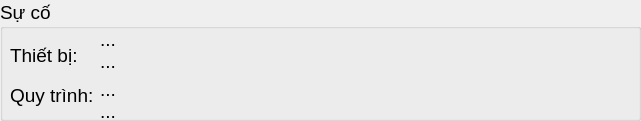
   <widget class="QGroupBox" name="gb_problems">
    <property name="geometry">
     <rect>
      <x>370</x>
      <y>50</y>
      <width>641</width>
      <height>121</height>
     </rect>
    </property>
    <property name="font">
     <font>
      <pointsize>14</pointsize>
     </font>
    </property>
    <property name="title">
     <string>Sự cố</string>
    </property>
    <widget class="QLabel" name="lb_device">
     <property name="geometry">
      <rect>
       <x>10</x>
       <y>40</y>
       <width>91</width>
       <height>31</height>
      </rect>
     </property>
     <property name="font">
      <font>
       <pointsize>14</pointsize>
      </font>
     </property>
     <property name="autoFillBackground">
      <bool>false</bool>
     </property>
     <property name="frameShape">
      <enum>QFrame::NoFrame</enum>
     </property>
     <property name="lineWidth">
      <number>1</number>
     </property>
     <property name="midLineWidth">
      <number>0</number>
     </property>
     <property name="text">
      <string>Thiết bị:</string>
     </property>
     <property name="scaledContents">
      <bool>false</bool>
     </property>
     <property name="wordWrap">
      <bool>false</bool>
     </property>
     <property name="openExternalLinks">
      <bool>false</bool>
     </property>
    </widget>
    <widget class="QLabel" name="lbv_device">
     <property name="geometry">
      <rect>
       <x>100</x>
       <y>30</y>
       <width>541</width>
       <height>41</height>
      </rect>
     </property>
     <property name="font">
      <font>
       <pointsize>14</pointsize>
      </font>
     </property>
     <property name="autoFillBackground">
      <bool>false</bool>
     </property>
     <property name="frameShape">
      <enum>QFrame::NoFrame</enum>
     </property>
     <property name="lineWidth">
      <number>1</number>
     </property>
     <property name="midLineWidth">
      <number>0</number>
     </property>
     <property name="text">
      <string>...
...</string>
     </property>
     <property name="scaledContents">
      <bool>false</bool>
     </property>
     <property name="wordWrap">
      <bool>false</bool>
     </property>
     <property name="openExternalLinks">
      <bool>false</bool>
     </property>
    </widget>
    <widget class="QLabel" name="lbv_frameWork">
     <property name="geometry">
      <rect>
       <x>100</x>
       <y>80</y>
       <width>541</width>
       <height>41</height>
      </rect>
     </property>
     <property name="font">
      <font>
       <pointsize>14</pointsize>
      </font>
     </property>
     <property name="autoFillBackground">
      <bool>false</bool>
     </property>
     <property name="frameShape">
      <enum>QFrame::NoFrame</enum>
     </property>
     <property name="lineWidth">
      <number>1</number>
     </property>
     <property name="midLineWidth">
      <number>0</number>
     </property>
     <property name="text">
      <string>...
...</string>
     </property>
     <property name="scaledContents">
      <bool>false</bool>
     </property>
     <property name="wordWrap">
      <bool>false</bool>
     </property>
     <property name="openExternalLinks">
      <bool>false</bool>
     </property>
    </widget>
    <widget class="QLabel" name="lb_frameWork">
     <property name="geometry">
      <rect>
       <x>10</x>
       <y>80</y>
       <width>91</width>
       <height>31</height>
      </rect>
     </property>
     <property name="font">
      <font>
       <pointsize>14</pointsize>
      </font>
     </property>
     <property name="autoFillBackground">
      <bool>false</bool>
     </property>
     <property name="frameShape">
      <enum>QFrame::NoFrame</enum>
     </property>
     <property name="lineWidth">
      <number>1</number>
     </property>
     <property name="midLineWidth">
      <number>0</number>
     </property>
     <property name="text">
      <string>Quy trình:</string>
     </property>
     <property name="scaledContents">
      <bool>false</bool>
     </property>
     <property name="wordWrap">
      <bool>false</bool>
     </property>
     <property name="openExternalLinks">
      <bool>false</bool>
     </property>
    </widget>
   </widget>
